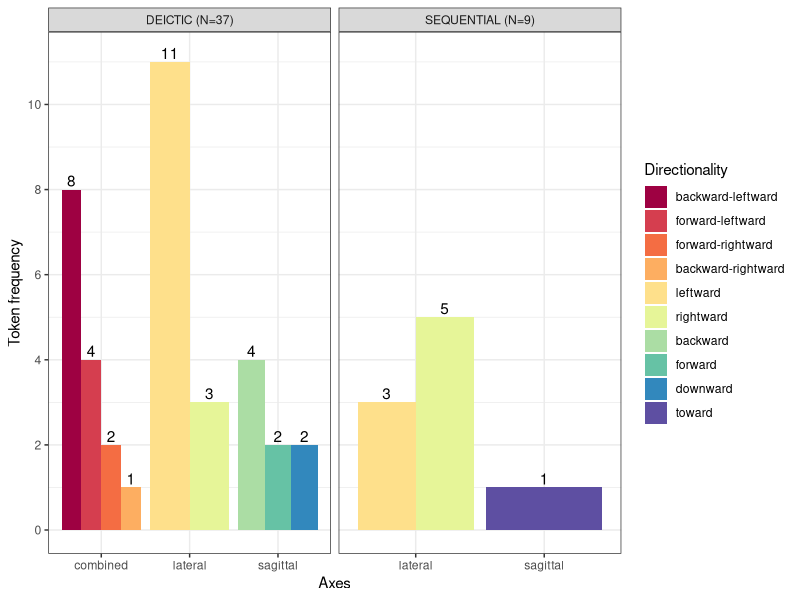

This figure's R source: (Note: this script raises an error after producing the figure.)
# Gesture Data Analyses ==========================
library(tidyverse)
library(RColorBrewer)

## load the gesture annotation notes
gesture_notes <- readr::read_lines("data/temporal_gesture_annotation_notes.txt")

## 0. gesture about deictic vs. sequential times
### gestures for talking about sequential time
(sequential_lateral <- sum(str_count(gesture_notes, "<sequential-lateral")))
(sequential_sagittal <- sum(str_count(gesture_notes, "<sequential-sagittal")))
(sequential_gestures_n <- sum(sequential_lateral, sequential_sagittal)) # see cell D63 in the Excel Sheet file
(sequential_directionality_type <- str_extract(unlist(str_extract_all(gesture_notes, "<sequential-[ls].+\\/>")), "[a-z-]+ward"))

sequential_df <- str_subset(gesture_notes, "<sequential-[sl]") %>% 
  str_extract("<.+\\/>") %>% 
  str_replace_all("(^<sequential-|\"\\/>$|\")", "") %>% 
  str_replace_all("(\\/><(speaker=)?)", "_") %>% 
  tibble(origin = .) %>% 
  separate(origin, c("axes", "handedness", "directionality", "congruency", "speaker"), sep = "_")

### proportion of lateral and sagittal axes in sequential time & directionality count
(sequential_axes <- c(sequential_lateral, sequential_sagittal))
(names(sequential_axes) <- c("lateral", "sagittal"))
sequential_axes
round(prop.table(sequential_axes)*100)
round(prop.table(sequential_axes) * 100)
rev(sort(table(sequential_directionality_type)))
sequential_directionality_df <- tibble(directionality = sequential_directionality_type) %>% 
  count(directionality, sort = TRUE) %>% 
  mutate(axes = if_else(directionality == "toward", "sagittal", "lateral"),
         temporal_reference = "sequential") %>% 
  select(temporal_reference, axes, directionality, n)
sequential_directionality_df

### statistical tests for the sagittal vs. lateral axes in sequential time
binom.test(x = sequential_lateral, n = sequential_gestures_n, alternative = "greater")
binom.test(x = sequential_lateral, n = sequential_gestures_n, alternative = "greater")$p.value < 0.05 # TRUE

### gestures for talking about deictic time
(deictic_gestures_n <- sum(str_count(gesture_notes, "<deictic-")))
# 37 gestures accompanying utterances about deictic time (PAST, PRESENT, FUTURE)

### proportion of deictic vs. sequential time gestures
(deictic_vs_sequential <- c(deictic_gestures_n, sequential_gestures_n))
names(deictic_vs_sequential) <- c("deictic", "sequential")
round(prop.table(deictic_vs_sequential) * 100)

### statistical tests for deictic time vs. sequential time
binom.test(x = deictic_gestures_n, n = sum(deictic_vs_sequential), p = 0.5)
binom.test(x = deictic_gestures_n, n = sum(deictic_vs_sequential), p = 0.5)$p.value < 0.001

# DEICTIC TIME
## 1. axes: 
### 1.1 lateral (leftward-rightward), 
axes_deictic_lateral_sum <- str_subset(gesture_notes, "<deictic-") %>% 
  str_count("<leftward/>|<rightward/>") %>% sum()
axes_deictic_lateral_sum
axes_deictic_lateral_type <- str_subset(gesture_notes, "<deictic-") %>% 
  str_subset("<leftward/>|<rightward/>") %>% 
  str_extract("(?<=<)leftward(?=\\/>)|(?<=<)rightward(?=\\/>)")
table(axes_deictic_lateral_type)
axes_deictic_lateral_type_df <- tibble(directionality = axes_deictic_lateral_type) %>% 
  mutate(temporal_reference = "deictic", axes = "lateral") %>% 
  count(temporal_reference, axes, directionality) %>% 
  arrange(desc(n))
axes_deictic_lateral_type_df

### 1.2 sagittal (forward-backward), 
axes_deictic_sagittal_sum <- str_subset(gesture_notes, "<deictic-") %>% 
  str_count("<backward/>|<forward/>|<downward/>") %>% sum()
axes_deictic_sagittal_sum
axes_deictic_sagittal_type <- str_subset(gesture_notes, "<deictic-") %>% 
  str_subset("<backward/>|<forward/>|<downward/>") %>% 
  str_extract("(?<=<)backward(?=\\/>)|(?<=<)forward(?=\\/>)|(?<=<)downward(?=\\/>)")
sort(table(axes_deictic_sagittal_type), decreasing = TRUE)
axes_deictic_sagittal_type_df <- tibble(directionality = axes_deictic_sagittal_type) %>% 
  mutate(temporal_reference = "deictic", axes = "sagittal") %>% 
  count(temporal_reference, axes, directionality) %>% 
  arrange(desc(n))
axes_deictic_sagittal_type_df

### 1.3 combined
axes_deictic_combined_sum <- str_subset(gesture_notes, "<deictic-") %>% 
  str_subset("(<rightward/>|<leftward/>|<forward/>|<backward/>|<downward/>)", negate = TRUE) %>% 
  length()
axes_deictic_combined_sum
axes_deictic_combined_type <- str_subset(gesture_notes, "<deictic-") %>% 
  str_extract("(?<=<)[a-z]+ward\\-[a-z]+ward(?=\\/>)") %>% 
  .[!is.na(.)]
sort(table(axes_deictic_combined_type), decreasing = TRUE)
axes_deictic_combined_type_df <- tibble(directionality = axes_deictic_combined_type) %>% 
  mutate(temporal_reference = "deictic", axes = "combined") %>% 
  count(temporal_reference, axes, directionality) %>% 
  arrange(desc(n))
axes_deictic_combined_type_df

# multinomial test for the directionality in the combined axes
dmultinom(sort(table(axes_deictic_combined_type), decreasing = TRUE), prob = rep(1/length(table(axes_deictic_combined_type)), length(table(axes_deictic_combined_type))))
dmultinom(sort(table(axes_deictic_combined_type), decreasing = TRUE), prob = rep(1/length(table(axes_deictic_combined_type)), length(table(axes_deictic_combined_type)))) < 0.001

### 1.3.1 participants of the combined-axes
axes_deictic_combined_speakers <- str_subset(gesture_notes, "<deictic-") %>% 
  str_subset("(<rightward/>|<leftward/>|<forward/>|<backward/>|<downward/>)", negate = TRUE) %>% 
  str_extract("(?<=<speaker\\=.)([a-zA-Z-]+)(?=.)")
table(axes_deictic_combined_speakers)
round(prop.table(table(axes_deictic_combined_speakers))*100)

axes_deictic_all <- c(lateral = axes_deictic_lateral_sum, 
                      sagittal = axes_deictic_sagittal_sum, 
                      combined = axes_deictic_combined_sum)
(axes_deictic_all <- sort(axes_deictic_all, decreasing = TRUE))

### 1.4 proportion of axes for deictic all
axes_deictic_all
round(prop.table(axes_deictic_all) * 100)

### 1.5 statistical test for the axes in the deictic time
axes_deictic_all
dmultinom(axes_deictic_all, prob = rep(1/length(axes_deictic_all), length(axes_deictic_all)))
dmultinom(axes_deictic_all, prob = rep(1/length(axes_deictic_all), length(axes_deictic_all))) < 0.01

### 1.7 for PRESENT
present_expressions_gesture <- str_subset(gesture_notes, "<deictic-[a-z]+-present-[a-z]+")
present_position_construal <- str_extract(present_expressions_gesture, "(?<=present-)([a-z]+)")
present_reached_from <- str_extract(present_expressions_gesture, "(?<=past-)[a-z]+")
present_handedness <- str_extract(present_expressions_gesture, "(?<=<)[a-z-]+hands?(?=\\/>)")
present_speaker <- str_extract(present_expressions_gesture, "(?<=<speaker..)[^\"]+(?=\")")
present_gesture_type <- str_extract(present_expressions_gesture, "(?<=<)(sequential|isolated)-gesture")

present_df <- tibble(position = present_position_construal, reached_from = present_reached_from, handedness = present_handedness, speaker = present_speaker, gesture_type = present_gesture_type)
present_df

### 1.8 data for visualisation of TEMPORAL-REFERENCE * AXIS * DIRECTIONALITY
plot_df1 <- 
bind_rows(axes_deictic_combined_type_df, 
          axes_deictic_lateral_type_df, 
          axes_deictic_sagittal_type_df, 
          sequential_directionality_df) %>%
  mutate(directionality = factor(directionality,
                                 levels = c("backward-leftward", "forward-leftward", "forward-rightward", "backward-rightward", "leftward", "rightward", "backward", "forward", "downward", "toward")))
plot_df1
plot_df1 %>% 
  ggplot(aes(x = axes, y = n, fill = directionality)) + 
  geom_col(position = "dodge") +
  geom_text(aes(label = n), position = position_dodge(.9), vjust = -.25) +
  facet_wrap(~temporal_reference, scales = "free_x",
             labeller = labeller(temporal_reference = c(deictic = paste("DEICTIC (N=", deictic_gestures_n, ")", sep = ""), sequential = paste("SEQUENTIAL (N=", sequential_gestures_n, ")", sep = "")))) +
  labs(y = "Token frequency", x = "Axes", fill = "Directionality") +
  scale_fill_brewer(type = "div", palette = "Spectral") +
  scale_y_continuous(limits = c(0, 11.15), 
                     breaks = c(0, 2, 4, 6, 8, 10)) + 
  theme_bw() +
  ggsave("figures/fig-2-directionality-and-axes-for-temporal-gestures.png", width = 8, height = 4, units = "in", dpi = 300)

### freq. of sagittal gestures in deictic vs. sequential time
(sagittal_in_deictic <- axes_deictic_all[names(axes_deictic_all) == "sagittal"])
(sagittal_in_sequential <- sequential_axes[names(sequential_axes) == "sagittal"])
binom.test(c(sagittal_in_deictic, sagittal_in_sequential), alternative = "greater")
binom.test(c(sagittal_in_deictic, sagittal_in_sequential), alternative = "greater")$p.value < 0.05

### freq of lateral vs. sagittal in deictic and sequential time
lateral_all <- sequential_axes[names(sequential_axes) == "lateral"] + axes_deictic_all[names(axes_deictic_all) == "lateral"]
sagittal_all <- sequential_axes[names(sequential_axes) == "sagittal"] + axes_deictic_all[names(axes_deictic_all) == "sagittal"]
(all_lateral_vs_sagittal <- c(lateral_all, sagittal_all))
round(prop.table(all_lateral_vs_sagittal)*100)
binom.test(all_lateral_vs_sagittal)
binom.test(all_lateral_vs_sagittal)$p.value < 0.05


## 2. handedness: left-hand, right-hand, bimanual
handedness_deictic <- str_subset(gesture_notes, "<deictic-") %>% 
  str_extract("(right|left|both)hands?")
(handedness_deictic_count <- sort(table(handedness_deictic), decreasing = TRUE))
round(prop.table(handedness_deictic_count) * 100)
dmultinom(handedness_deictic_count, prob = rep(1/length(handedness_deictic_count), length(handedness_deictic_count)))
dmultinom(handedness_deictic_count, prob = rep(1/length(handedness_deictic_count), length(handedness_deictic_count))) < 0.001
chisq.test(handedness_deictic_count)$p.value < 0.01

handedness_sequential <- str_subset(gesture_notes, "<sequential-[sl]") %>% 
  str_extract("(right|left|both)hands?")
(handedness_sequential_count <- sort(table(handedness_sequential), decreasing = TRUE))
round(prop.table(handedness_sequential_count) * 100)


## 3. (in)congruence (across axes) for deictic time:
### 3.1 (in)congruence-lateral
congruence_lateral <- str_subset(gesture_notes, "<deictic-") %>% 
  str_subset("(<rightward/>|<leftward/>)") %>% 
  str_extract("(?<=<)([a-z-]+)?congr[a-z]+")
(congruence_lateral <- sort(table(congruence_lateral), decreasing = TRUE))
tapply(congruence_lateral, str_detect(names(congruence_lateral), "incongruent", negate = TRUE), sum)
sum(tapply(congruence_lateral, str_detect(names(congruence_lateral), "incongruent", negate = TRUE), sum))
round(prop.table(congruence_lateral) * 100, 2)

congruence_lateral_with_time_reference_directionality <- str_subset(gesture_notes, "<deictic-") %>% 
  str_subset("(<leftward/>|<rightward/>)") %>% 
  str_extract_all("<.+\\/>") %>% 
  unlist()
congruence_lateral_with_time_reference_directionality <- congruence_lateral_with_time_reference_directionality %>% 
  str_replace_all("(past|future).+?([a-z-]+hands?).+?([a-z-]+ward).+?<(([a-z-]+)?congr[a-z]+).+speaker..([a-zA-Z]+).+", "\\1_\\2_\\3_\\4_\\6") %>% 
  tibble(time_reference = .) %>% 
  separate(time_reference, c("time", "handedness", "directionality", "congruency", "speaker"), sep = "_", remove = FALSE) %>% 
  mutate(time = str_replace(time, "<deictic-lateral", ""),
         time = if_else(str_detect(time, "<past$"),
                        str_extract(time, "(?<=<)past$"),
                        str_extract(time, "(?<=\\-)[a-z]+"))) %>% 
  mutate(handedness = if_else(is.na(handedness),
                              str_extract(time_reference, "(?<=<)([a-z-]+hands?)"),
                              handedness),
         directionality = if_else(is.na(directionality),
                                  str_extract(time_reference, "(?<=<)([a-z-]+ward)"),
                                  directionality),
         congruency = if_else(is.na(congruency),
                              str_extract(time_reference, "(?<=<)(([a-z-]+)?congr[a-z]+)"),
                              congruency),
         speaker = if_else(is.na(speaker),
                           str_extract(time_reference, "(?<=speaker..)[A-Za-z]+"),
                           speaker)) %>% 
  mutate(congruency_simple = if_else(congruency == "incongruent", "incongruent", "congruent"),
         axis = "lateral")
congruence_lateral_with_time_reference_directionality

### 3.2 (in)congruence-sagittal
congruence_sagittal <- str_subset(gesture_notes, "<deictic-") %>% 
  str_subset("(<backward/>|<forward/>|<downward/>)") %>% 
  str_extract("(?<=<)([a-z-]+)?congr[a-z]+")
(congruence_sagittal <- sort(table(congruence_sagittal), decreasing = TRUE))
round(prop.table(congruence_sagittal) * 100, 2)

congruence_sagittal_with_time_reference_directionality <- str_subset(gesture_notes, "<deictic-") %>% 
  str_subset("(<backward/>|<forward/>|<downward/>)") %>% 
  str_extract_all("<.+\\/>") %>% 
  unlist()
congruence_sagittal_with_time_reference_directionality <- congruence_sagittal_with_time_reference_directionality %>% 
  str_replace_all("<.+?(past|future|present).+?([a-z-]+hands?).+?([a-z-]+ward).+?<(([a-z-]+)?congr[a-z]+).+speaker..([a-zA-Z]+).+", "\\1_\\2_\\3_\\4_\\6") %>% 
  tibble(time_reference = .) %>% 
  separate(time_reference, c("time", "handedness", "directionality", "congruency", "speaker"), sep = "_", remove = FALSE) %>% 
  mutate(congruency_simple = if_else(congruency == "incongruent", "incongruent", "congruent"),
         axis = "sagittal")


### 3.3 (in)congruence-combined
congruence_combined <- str_subset(gesture_notes, "<deictic-") %>% 
  str_subset("(<rightward/>|<leftward/>|<forward/>|<backward/>|<downward/>)", negate = TRUE) %>% 
  str_extract("(?<=<)([a-z-]+)?congr[a-z]+")
congruence_combined
(congruence_combined <- sort(table(congruence_combined), decreasing = TRUE))
(congruence_combined_sum <- c(congruence = sum(congruence_combined[1:2]), congruence_combined[3]))
round(prop.table(congruence_combined_sum) * 100, 2)

congruence_combined_with_time_reference_directionality <- str_subset(gesture_notes, "<deictic-") %>% 
  str_subset("(?<=<)[a-z]+ward\\-[a-z]+ward(?=\\/>)") %>% 
  str_extract_all("<.+\\/>") %>% 
  unlist()
congruence_combined_with_time_reference_directionality <- congruence_combined_with_time_reference_directionality %>% 
  str_replace_all("<.+?(past|future|present).+?([a-z-]+hands?).+?([a-z-]+ward\\-[a-z-]+ward).+?<(([a-z-]+)?congr[a-z]+).+speaker..([a-zA-Z]+).+", "\\1_\\2_\\3_\\4_\\6") %>% 
  tibble(time_reference = .) %>% 
  separate(time_reference, c("time", "handedness", "directionality", "congruency", "speaker"), sep = "_", remove = FALSE) %>% 
  mutate(congruency_simple = if_else(congruency == "incongruent", "incongruent", "congruent"),
         axis = "combined")
congruence_combined_with_time_reference_directionality

congruency_all <- bind_rows(congruence_combined_with_time_reference_directionality, congruence_lateral_with_time_reference_directionality, congruence_sagittal_with_time_reference_directionality) %>% 
  mutate(time = factor(time, levels = c("past", "present", "future")),
         handedness = factor(handedness, levels = c("righthand", "lefthand", "bothhands")),
         axis = factor(axis, levels = c("sagittal", "lateral", "combined")),
         congruency = factor(congruency, levels = c("congruent", "doubly-congruent", "singly-congruent", "incongruent")))
congruency_all

### congruency overall
congruency_all %>% 
  count(congruency_simple) %>% 
  mutate(perc = round(n/sum(n) * 100))
congruency_all %>% count(axis, congruency)
congruency_all %>% count(congruency_simple, axis) %>% arrange(axis)

### 3.4 congruency mapping for the deictic-time reference, directionality, and axes
plot_df <- congruency_all %>% 
  filter(time != "present") %>%
  mutate(axis = fct_rev(axis)) %>% 
  count(time, directionality, axis) %>% 
  mutate(directionality = factor(directionality,
                                 levels = c("backward-leftward", "forward-leftward", "backward-rightward", "forward-rightward", "leftward", "rightward", "backward", "forward"))) %>% 
  arrange(axis, directionality)
plot_df %>% 
  ggplot(aes(x = time, y = n, fill = directionality)) + 
  geom_col(position = "dodge") +
  geom_text(aes(label = n), position = position_dodge(.9), vjust = -.5, size = 2.85) + 
  facet_wrap(~axis, labeller = labeller(axis = c(combined = "COMBINED", lateral = "LATERAL", sagittal = "SAGITTAL"))) +
  labs(y = "Token frequency", x = "Deictic times", fill = "Directionality") + 
  theme_bw() +
  scale_y_continuous(limits = c(0, 11.15), breaks = c(0, 2, 4, 6, 8, 10)) +
  scale_fill_brewer(type = "div", palette = "Spectral") +
  ggsave("figures/fig-3-directionality-of-deictic-time.png", width = 8, height = 3.5, units = "in", dpi = 300)

### past vs. future utterances
plot_df %>% 
  group_by(time) %>% 
  summarise(n = sum(n)) %>% 
  mutate(perc = round(n/sum(n) * 100))

### multinomial test for directionality of PAST in combined axes
past_combined <- pull(filter(plot_df, axis == "combined", time == "past"), n)
(names(past_combined) <- pull(filter(plot_df, axis == "combined", time == "past"), directionality))
past_combined
prop.table(past_combined)
round(prop.table(past_combined)*100)
dmultinom(past_combined, prob = rep(1/length(past_combined), length(past_combined)))
dmultinom(past_combined, prob = rep(1/length(past_combined), length(past_combined))) < 0.001

## handedness of BACKWARD-LEFTAWRD - PAST gesture
congruency_all %>% 
  count(directionality, handedness, time, axis) %>% 
  filter(axis == "combined", directionality == "backward-leftward") %>% 
  mutate(perc = round(n/sum(n)*100))
handedness_backwardleftward <- congruency_all %>% 
  count(directionality, handedness, time, axis) %>% 
  filter(axis == "combined", directionality == "backward-leftward") %>% 
  pull(n)
names(handedness_backwardleftward) <- congruency_all %>% 
  count(directionality, handedness, time, axis) %>% 
  filter(axis == "combined", directionality == "backward-leftward") %>% 
  pull(handedness)
handedness_backwardleftward
binom.test(handedness_backwardleftward)

## handedness and speakers for BACKWARD-LEFTWARD - PAST gesture
congruency_all %>% 
  filter(axis == 'combined', directionality == 'backward-leftward') %>% 
  count(speaker, handedness) %>% 
  mutate(perc = round(n/sum(n)*100)) %>% 
  arrange(desc(perc))

## binomial test for directionality of PAST in lateral axis
past_lateral <- pull(filter(plot_df, axis == "lateral", time == "past"), n)
(names(past_lateral) <- pull(filter(plot_df, axis == "lateral", time == "past"), directionality))
past_lateral
prop.table(past_lateral)
round(prop.table(past_lateral)*100)
binom.test(past_lateral, alternative = "greater")
binom.test(past_lateral, alternative = "greater")$p.value < 0.05

## binomial test for directionality of PAST in sagittal axis
past_sagittal <- pull(filter(plot_df, axis == "sagittal", time == "past"), n)
(names(past_sagittal) <- pull(filter(plot_df, axis == "sagittal", time == "past"), directionality))
prop.table(past_sagittal)
past_sagittal
round(prop.table(past_sagittal)*100)
binom.test(past_sagittal, alternative = "greater")
binom.test(past_sagittal, alternative = "greater")$p.value < 0.05

backward_past_all <- sum(c(sum(past_combined[str_detect(names(past_combined), "backward")]), past_sagittal[str_detect(names(past_sagittal), "backward")]))
backward_past_all
c(backward_past_all, past_sagittal[str_detect(names(past_sagittal), "forward")])
binom.test(c(backward_past_all, past_sagittal[str_detect(names(past_sagittal), "forward")]), alternative = "greater")$p.value
binom.test(c(backward_past_all, past_sagittal[str_detect(names(past_sagittal), "forward")]), alternative = "greater")$p.value < 0.001

## Analyses for PRESENT for the directionality of the gestures
present_df %>% 
  count(gesture_type) %>% 
  arrange(desc(n)) %>% 
  mutate(perc = round(n/sum(n) * 100))
present_df %>% 
  count(reached_from) %>% 
  arrange(desc(n)) %>% 
  filter(reached_from != "downward") %>% 
  mutate(perc = round(n/sum(n) * 100))
